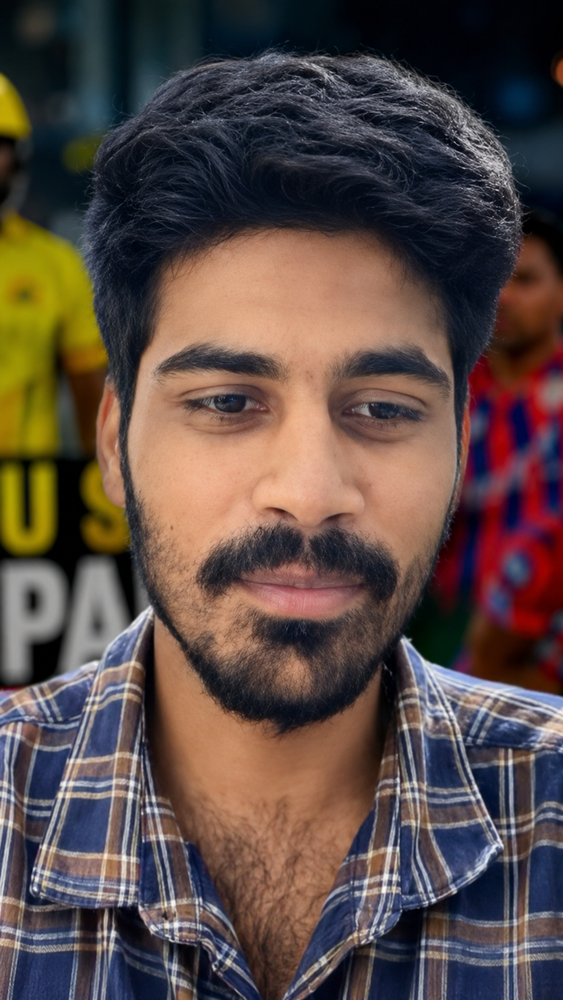
#> input picture photos/p1.png, 563 x 1000 px, shrunk from 941 x 1672 before the run, given in place of source_frame.jpg, which was not available
$ python analyze_faces.py
#> lines starting #> are read from the running program, lines starting #| are printed output that depends on the picture; pictures that were not available may be replaced by others from this repository, and a replacement may not be noted
import cv2
import numpy as np

source = cv2.imread("source_frame.jpg")
#> source is the input picture: shape (1000, 563, 3); mean B, G, R 69.3, 74.4, 90.4
if source is None:
    print("Cannot read source_frame.jpg")
    exit(1)

gray_source = cv2.cvtColor(source, cv2.COLOR_BGR2GRAY)
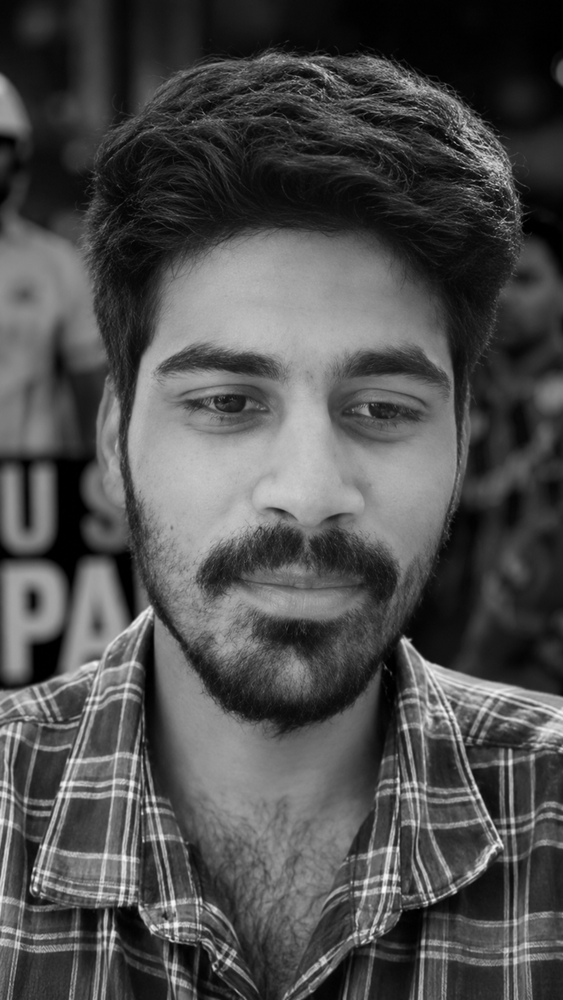
#> gray_source: shape (1000, 563); min 0, max 251, mean 78.6

import glob
photos = glob.glob("photos/*.png") + glob.glob("photos/*.jpg")
print("Found reference photos:", photos)

face_cascade = cv2.CascadeClassifier(cv2.data.haarcascades + 'haarcascade_frontalface_default.xml')

# Detect faces in source frame
source_faces = face_cascade.detectMultiScale(gray_source, 1.05, 3)
#> source_faces = [[284, 875, 52, 52], [247, 764, 122, 122], [85, 236, 433, 433]]
print(f"Detected {len(source_faces)} faces in source.")
#| Detected 3 faces in source.

# We want to find which face matches the user.
# Let's use Histogram comparison or Structural Similarity (SSIM) or simply find the face in the bottom corners.
for (x, y, w, h) in source_faces:
    print(f"Face at x={x}, y={y}, w={w}, h={h}")
#> this loop made 3 passes
#| Face at x=284, y=875, w=52, h=52
#| Face at x=247, y=764, w=122, h=122
#| Face at x=85, y=236, w=433, h=433

# Also analyze expectation.png
exp = cv2.imread("expectation.png")
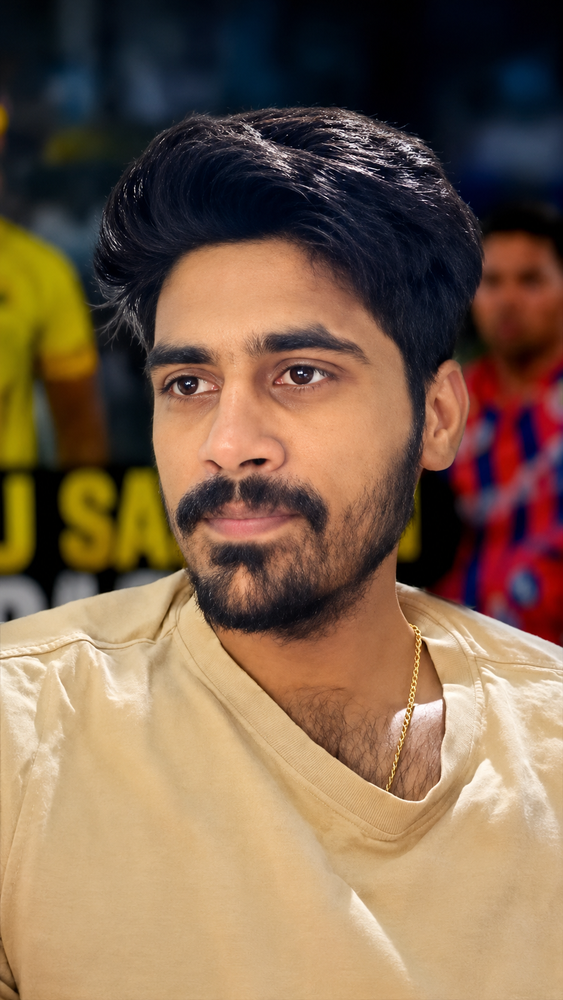
#> input picture expectation.png, 563 x 1000 px, shrunk from 941 x 1672 before the run
#> exp is the input picture: shape (1000, 563, 3); mean B, G, R 78.4, 100.8, 126.5
if exp is not None:
    print("expectation shape:", exp.shape)
#| expectation shape: (1000, 563, 3)
    exp_gray = cv2.cvtColor(exp, cv2.COLOR_BGR2GRAY)
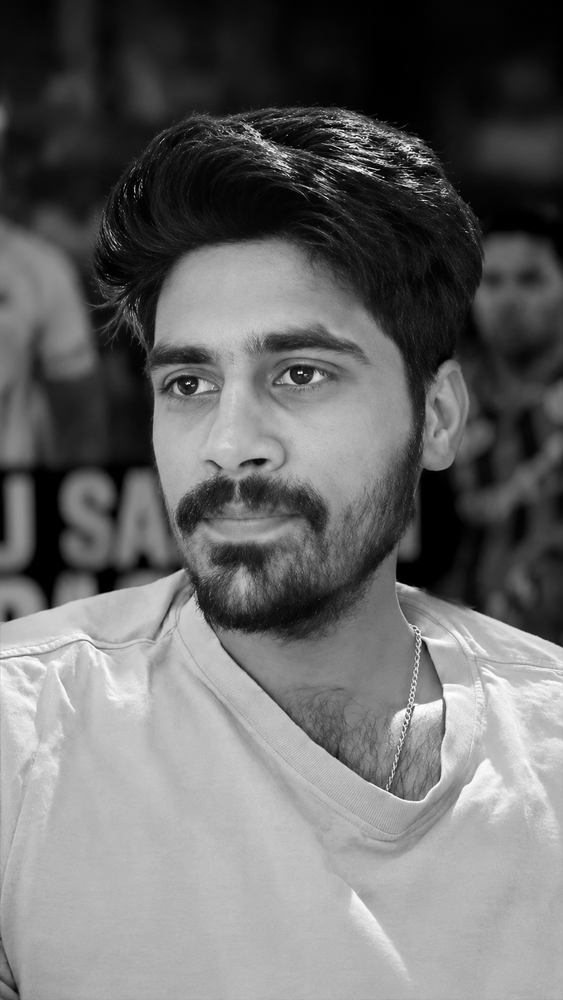
#> exp_gray: shape (1000, 563); min 0, max 255, mean 105.9
    exp_faces = face_cascade.detectMultiScale(exp_gray, 1.05, 3)
#> exp_faces = [[421, 394, 74, 74], [460, 245, 96, 96], [79, 242, 341, 341]]
    print("Faces in expectation:", exp_faces)
#| Faces in expectation: [[421 394  74  74]
#|  [460 245  96  96]
#|  [ 79 242 341 341]]
else:
    print("Cannot read expectation.png")
